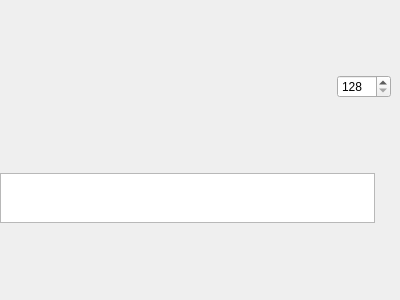
<?xml version="1.0" encoding="UTF-8"?>
<ui version="4.0">
<comment>
 * Released as open source by Gabriel Caudrelier
 *
 * Developed by Gabriel Caudrelier, gabriel dot caudrelier at gmail dot com
 *
 * https://github.com/metrodango/pip3line
 *
 * Released under BSD 3-Clause see LICENSE for more information
</comment>
 <class>RandomAccessTab</class>
 <widget class="QWidget" name="RandomAccessTab">
  <property name="geometry">
   <rect>
    <x>0</x>
    <y>0</y>
    <width>400</width>
    <height>300</height>
   </rect>
  </property>
  <property name="windowTitle">
   <string>Form</string>
  </property>
  <layout class="QVBoxLayout" name="mainLayout">
   <property name="spacing">
    <number>0</number>
   </property>
   <property name="leftMargin">
    <number>0</number>
   </property>
   <property name="topMargin">
    <number>0</number>
   </property>
   <property name="rightMargin">
    <number>0</number>
   </property>
   <property name="bottomMargin">
    <number>10</number>
   </property>
   <item>
    <widget class="QWidget" name="toolsWidget" native="true">
     <property name="sizePolicy">
      <sizepolicy hsizetype="Preferred" vsizetype="Maximum">
       <horstretch>0</horstretch>
       <verstretch>0</verstretch>
      </sizepolicy>
     </property>
     <layout class="QHBoxLayout" name="toolsLayout">
      <item>
       <spacer name="horizontalSpacer">
        <property name="orientation">
         <enum>Qt::Horizontal</enum>
        </property>
        <property name="sizeHint" stdset="0">
         <size>
          <width>267</width>
          <height>20</height>
         </size>
        </property>
       </spacer>
      </item>
      <item>
       <widget class="QPushButton" name="prevPushButton">
        <property name="maximumSize">
         <size>
          <width>25</width>
          <height>16777215</height>
         </size>
        </property>
        <property name="toolTip">
         <string>Previous offset</string>
        </property>
        <property name="text">
         <string/>
        </property>
        <property name="icon">
         <iconset resource="../gui_res.qrc">
          <normaloff>:/Images/icons/go-previous-4.png</normaloff>:/Images/icons/go-previous-4.png</iconset>
        </property>
        <property name="shortcut">
         <string>Ctrl+Z</string>
        </property>
        <property name="flat">
         <bool>true</bool>
        </property>
       </widget>
      </item>
      <item>
       <widget class="QPushButton" name="nextPushButton">
        <property name="maximumSize">
         <size>
          <width>25</width>
          <height>16777215</height>
         </size>
        </property>
        <property name="toolTip">
         <string>Next offset</string>
        </property>
        <property name="text">
         <string/>
        </property>
        <property name="icon">
         <iconset resource="../gui_res.qrc">
          <normaloff>:/Images/icons/go-next-4.png</normaloff>:/Images/icons/go-next-4.png</iconset>
        </property>
        <property name="shortcut">
         <string>Ctrl+Shift+Z</string>
        </property>
        <property name="flat">
         <bool>true</bool>
        </property>
       </widget>
      </item>
      <item>
       <widget class="QSpinBox" name="viewSizeSpinBox">
        <property name="toolTip">
         <string>Size of the data view</string>
        </property>
        <property name="minimum">
         <number>128</number>
        </property>
        <property name="maximum">
         <number>4096</number>
        </property>
        <property name="singleStep">
         <number>128</number>
        </property>
       </widget>
      </item>
     </layout>
    </widget>
   </item>
   <item>
    <widget class="QWidget" name="logsWidget" native="true">
     <property name="sizePolicy">
      <sizepolicy hsizetype="Preferred" vsizetype="Maximum">
       <horstretch>0</horstretch>
       <verstretch>0</verstretch>
      </sizepolicy>
     </property>
     <layout class="QHBoxLayout" name="horizontalLayout_2">
      <property name="spacing">
       <number>0</number>
      </property>
      <property name="sizeConstraint">
       <enum>QLayout::SetDefaultConstraint</enum>
      </property>
      <property name="leftMargin">
       <number>0</number>
      </property>
      <property name="topMargin">
       <number>0</number>
      </property>
      <property name="rightMargin">
       <number>0</number>
      </property>
      <property name="bottomMargin">
       <number>0</number>
      </property>
      <item>
       <widget class="QTextEdit" name="logsTextEdit">
        <property name="sizePolicy">
         <sizepolicy hsizetype="Minimum" vsizetype="Maximum">
          <horstretch>0</horstretch>
          <verstretch>0</verstretch>
         </sizepolicy>
        </property>
        <property name="maximumSize">
         <size>
          <width>16777215</width>
          <height>50</height>
         </size>
        </property>
        <property name="textInteractionFlags">
         <set>Qt::TextSelectableByKeyboard|Qt::TextSelectableByMouse</set>
        </property>
       </widget>
      </item>
      <item>
       <widget class="QPushButton" name="closeLogsPushButton">
        <property name="maximumSize">
         <size>
          <width>25</width>
          <height>16777215</height>
         </size>
        </property>
        <property name="text">
         <string/>
        </property>
        <property name="icon">
         <iconset resource="../gui_res.qrc">
          <normaloff>:/Images/icons/dialog-cancel-3.png</normaloff>:/Images/icons/dialog-cancel-3.png</iconset>
        </property>
        <property name="flat">
         <bool>true</bool>
        </property>
       </widget>
      </item>
     </layout>
    </widget>
   </item>
  </layout>
 </widget>
 <resources>
  <include location="../gui_res.qrc"/>
 </resources>
 <connections/>
</ui>
